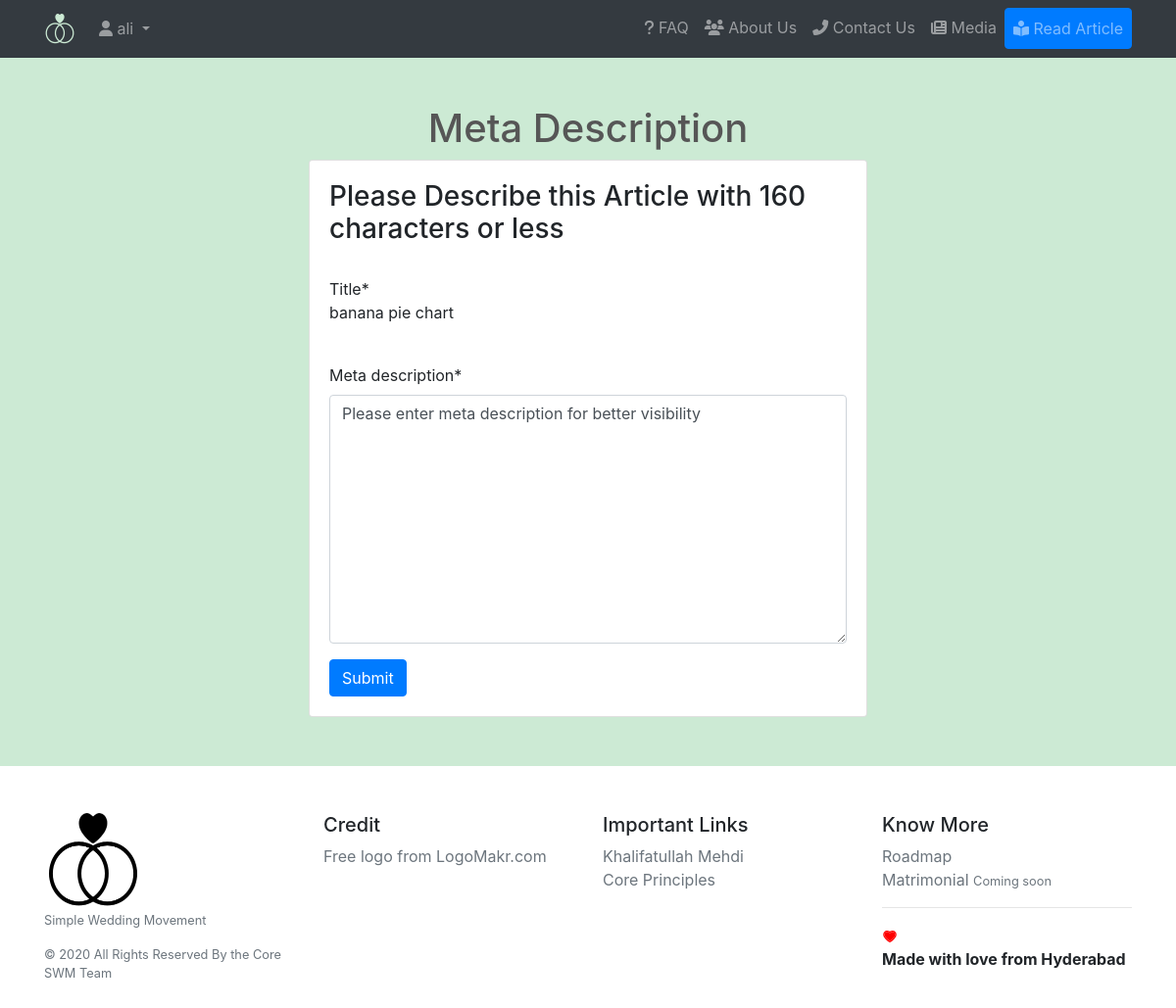
Page /blog/banana-pie-chart/add_meta (signed in) on the committed database.
### core/models.py (models this page shows, shortened)
class Post(models.Model):
    user = models.ForeignKey(settings.AUTH_USER_MODEL, default=1, on_delete=models.CASCADE)
    title = models.CharField(max_length=300)
    link = models.CharField(max_length=2200, blank=True)
    detail = models.TextField(max_length=22000)
    meta_description = models.TextField(max_length=160, default=default_meta_description)
    slug = models.SlugField(max_length=200, unique=True)
    catagory = models.ForeignKey(catagories, related_name='posts', default=1, on_delete=models.CASCADE)
    publish = models.BooleanField(default=False)
    timestamp = models.DateTimeField(auto_now=False, auto_now_add=True)
    updated = models.DateTimeField(auto_now=True, auto_now_add=False)
    class Meta:
        ordering = ["-timestamp", "-updated"]

### core/views.py (the view)
# urls.py: path('blog/<slug:slug>/add_meta', views.blog_meta_description, name='blog_meta_description'),
@user_passes_test(lambda u:u.is_authenticated, login_url=reverse_lazy('login'))
def blog_meta_description(request, slug=None):
	if request.user.is_authenticated:# or not request.user.is_staff or not request.user.is_superuser:
		pass
	else:
		raise Http404
	post = Post.objects.get(slug=slug)
	form = MetaTagForm(request.POST or None, instance=post)
	if form.is_valid():
		instance = form.save(commit=False)
		instance.save()
		return HttpResponseRedirect(instance.get_absolute_url())
	context = {
		'title' : 'Meta Description',
		'button_text' : 'Submit',
		'blog_title' : post.title,
		'production' : settings.PRODUCTION,
		'form' : form,
	}
	return render(request, 'core/meta_editor.html', context)

### core/forms.py
class MetaTagForm(forms.ModelForm):
    meta_description = forms.CharField(widget=forms.Textarea)
    class Meta:
        model = Post
        fields = [
            "meta_description",
        ]
    def __init__(self, *args, **kwargs):
        super().__init__(*args, **kwargs)
        self.fields['meta_description'].widget.attrs['placeholder'] = "Enter Short Description. Less than 160 Characters"

### core/templates/core/meta_editor.html (shortened to what this page needs)
{% extends 'base.html' %}
{% load crispy_forms_tags %}
{% load static %}
{% block content %}
<div class="container">
	<div class="row">
		<div class="col-lg-12 text-center">
			<h1 class="mt-5" style="color: #565656">{{ title }}</h1>
		</div>
	</div>
</div>
<section class="col-lg-6 offset-lg-3 col-sm-10 offset-sm-1 col-md-8 offset-md-2">
	<div class="row">
		<div class="col-12">
			<div class="card">
				<div class="card-body">
					<h3>Please Describe this Article with 160 characters or less</h3><br>
					Title*<br><p class="Lead">{{blog_title}}</p><br>
					<form method='POST' action='' enctype='multipart/form-data'>{% csrf_token %}
						{{ form|crispy }}
						<input type='submit' class='btn btn-primary' value='{{ button_text }}'/>
					</form>
				</div>
			</div>
		</div>
	</div>
</section>
{% endblock %}

### templates/navbar.html (shortened to what this page needs)
{% load static %}
<nav class="navbar navbar-expand-lg navbar-dark bg-dark static-top">
  <div class="container">
    <a class="navbar-brand" href="{% url 'core:index' %}">
      <img src="{% static 'favicons/favicon-32x32.png' %}" width="32" height="32" alt="Simple Wedding Movement Logo">
    </a>
    <div class="collapse navbar-collapse" id="navbarResponsive">
      <ul class="navbar-nav ml-left">
        {% if request.user.is_authenticated %}
        <li class="nav-item dropdown">
        <a class="nav-link dropdown-toggle" href="#" id="navbarDropdown" role="button" data-toggle="dropdown" aria-haspopup="true" aria-expanded="false">
          <i class="fas fa-user"></i>&nbsp;{{ request.user.username }}
        </a>
      </li>
      {% else %}
      <li class="nav-item {% if request.resolver_match.url_name == 'login' %}active{% endif %}">
          <a class="nav-link" role="button" href="{% url 'login' %}"><i class="fas fa-sign-in-alt"></i>&nbsp;Login</a>
        </li>
      {% endif %}
      </ul>
      <ul class="navbar-nav ml-auto">
        <li class="nav-item {% if request.resolver_match.url_name == 'faq' %}active{% endif %}">
          <a class="nav-link" href="{% url 'faq_v2' %}"><i class="fas fa-question"></i>&nbsp;FAQ</a>
        </li>
        <li class="nav-item {% if request.resolver_match.url_name == 'about' %}active{% endif %}">
          <a class="nav-link" href="{% url 'about' %}"><i class="fas fa-users"></i>&nbsp;About Us</a>
        </li>
        <li class="nav-item {% if request.resolver_match.url_name == 'contact' %}active{% endif %}">
          <a class="nav-link" href="{% url 'contact' %}"><i class="fas fa-phone-alt"></i>&nbsp;Contact Us</a>
        </li>
        <li class="nav-item {% if request.resolver_match.url_name == 'media' %}active{% endif %}">
          <a class="nav-link" href="{% url 'media' %}"><i class="fas fa-newspaper"></i>&nbsp;Media</a>
        </li>
        <li class="nav-item {% if request.resolver_match.url_name == 'blog' %}active{% endif %}">
          <a class="nav-link btn btn-primary" role="button" href="{% url 'core:blog' %}"><i class="fas fa-book-reader"></i>&nbsp;Read Article</a>
        </li>
      </ul>
    </div>
  </div>
</nav>

### rows in the picture
Post: title "banana pie chart", meta_description "Please enter meta description for better visibility"

### other values in the picture
{{ request.user.username }} "ali"
{{ title }} "Meta Description"
